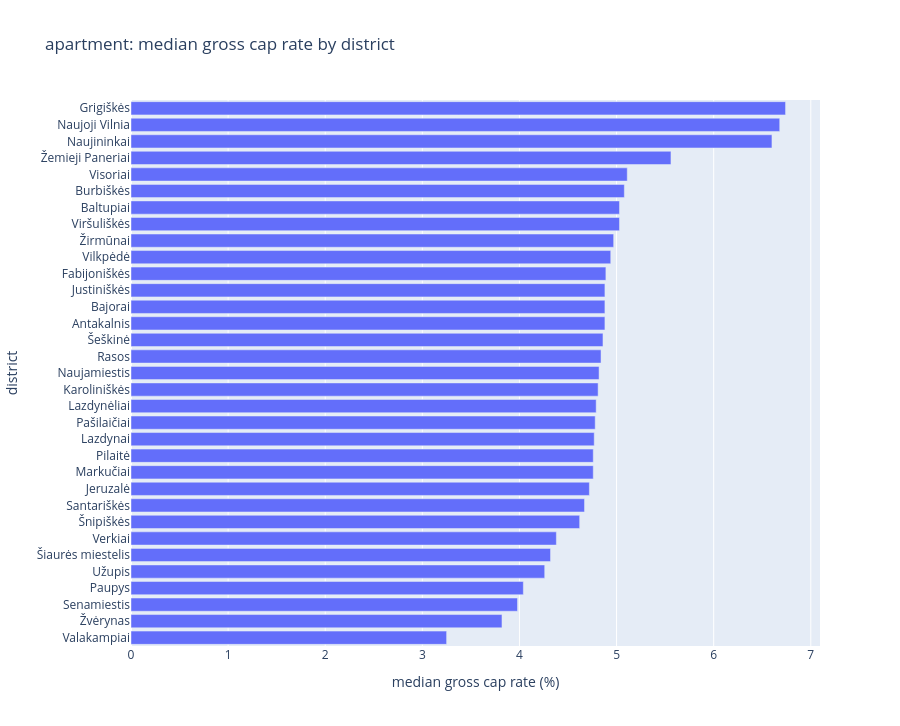

The notebook cell this image was saved under:
### Code cell
fig = px.bar(
    by_district.reset_index(),
    x="median_cap_rate_pct",
    y="district",
    orientation="h",
    hover_data=["listings", "median_price_eur", "median_monthly_rent_eur"],
    title=f"{PROPERTY_TYPE}: median gross cap rate by district",
    labels={"median_cap_rate_pct": "median gross cap rate (%)"},
    height=max(400, 22 * len(by_district)),
)
fig.update_yaxes(categoryorder="total ascending")
fig.show()

### Figure 1 — Plotly figure (JSON) as saved in the notebook; plotly's stock layout.template omitted (floating-point values rounded to 4 significant figures)
{"data": [{"customdata": [[25.0, 98000.0, 616.0], [76.0, 105000.0, 542.0], [88.0, 124000.0, 676.0], [18.0, 128000.0, 624.0], [24.0, 218000.0, 888.0], [19.0, 274900.0, 1284.0], [64.0, 156500.0, 704.0], [88.0, 184400.0, 752.5], [198.0, 180000.0, 782.5], [53.0, 207300.0, 776.0], [89.0, 165000.0, 670.0], [150.0, 218800.0, 876.0], [36.0, 192500.0, 758.5], [90.0, 174500.0, 719.5], [87.0, 162000.0, 685.0], [17.0, 322000.0, 1210.0], [377.0, 217000.0, 841.0], [101.0, 147000.0, 630.0], [43.0, 202700.0, 759.0], [182.0, 185000.0, 730.0], [102.0, 184500.0, 731.5], [46.0, 252400.0, 910.5], [146.0, 180600.0, 752.5], [31.0, 177000.0, 690.0], [27.0, 280000.0, 1021.0], [187.0, 235000.0, 858.0], [12.0, 310000.0, 1032.0], [27.0, 235000.0, 813.0], [65.0, 320000.0, 1283.0], [19.0, 385000.0, 1156.0], [359.0, 369000.0, 1289.0], [100.0, 342800.0, 1114.0], [25.0, 398000.0, 1175.0]], "hovertemplate": "median gross cap rate (%)=%{x}<br>district=%{y}<br>listings=%{customdata[0]}<br>median_price_eur=%{customdata[1]}<br>median_monthly_rent_eur=%{customdata[2]}<extra></extra>", "legendgroup": "", "marker": {"color": "#636efa", "pattern": {"shape": ""}}, "name": "", "orientation": "h", "showlegend": false, "textposition": "auto", "type": "bar", "x": [6.74, 6.68, 6.6, 5.56, 5.11, 5.08, 5.03, 5.03, 4.97, 4.94, 4.89, 4.88, 4.88, 4.88, 4.86, 4.84, 4.82, 4.81, 4.79, 4.78, 4.77, 4.76, 4.76, 4.72, 4.67, 4.62, 4.38, 4.32, 4.26, 4.04, 3.98, 3.82, 3.25], "xaxis": "x", "y": ["Grigiškės", "Naujoji Vilnia", "Naujininkai", "Žemieji Paneriai", "Visoriai", "Burbiškės", "Viršuliškės", "Baltupiai", "Žirmūnai", "Vilkpėdė", "Fabijoniškės", "Antakalnis", "Bajorai", "Justiniškės", "Šeškinė", "Rasos", "Naujamiestis", "Karoliniškės", "Lazdynėliai", "Pašilaičiai", "Lazdynai", "Markučiai", "Pilaitė", "Jeruzalė", "Santariškės", "Šnipiškės", "Verkiai", "Šiaurės miestelis", "Užupis", "Paupys", "Senamiestis", "Žvėrynas", "Valakampiai"], "yaxis": "y"}], "layout": {"barmode": "relative", "height": 726, "legend": {"tracegroupgap": 0}, "title": {"text": "apartment: median gross cap rate by district"}, "xaxis": {"anchor": "y", "domain": [0, 1], "title": {"text": "median gross cap rate (%)"}}, "yaxis": {"anchor": "x", "categoryorder": "total ascending", "domain": [0, 1], "title": {"text": "district"}}}}
